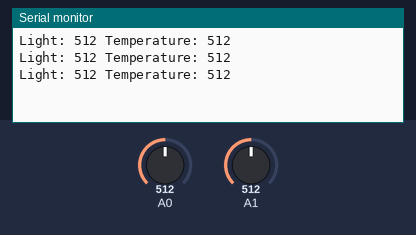
Recording of a sketch running on a simulated Arduino Uno, built with avr-gcc and run on an emulated ATmega328P. Shown: the last lines printed to the serial monitor. Inputs (shaded band) come from the test bench; at power-on: A0 = 512, A1 = 512.

Above: at 1.3 s.
1.4 s: A0 set to 716
At 1.9 s:
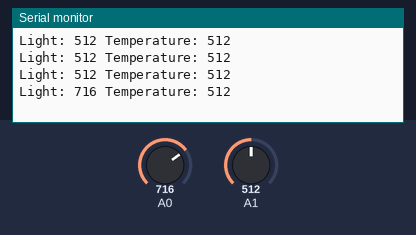
2.9 s: A1 set to 716
At 3.4 s:
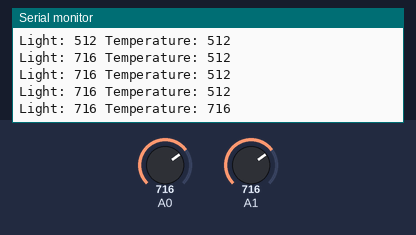
4.4 s: A0 set to 900
At 4.9 s:
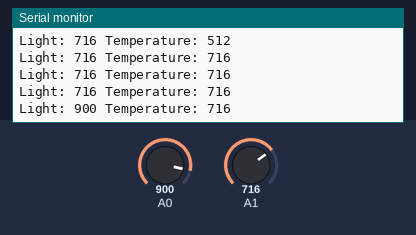
5.9 s: A1 set to 900
At 6.4 s:
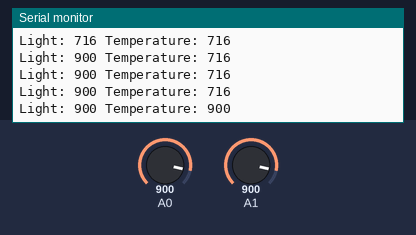
Timing chart, 0 to 8.4 s (numbered marks = the images above; inputs shaded):
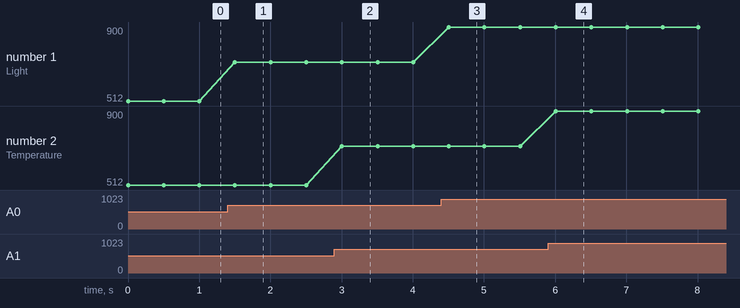

The sketch:

sensor_demo.ino
```cpp
/* (slightly modified) from rover manual */

/* To read the onboard light and temperature sensors, run the code below, then open the serial window at 9600 baud. Ensure the two jumpers are in place*/

int light_value = 0;
int temperature_value = 0;

void setup() {
  Serial.begin(9600);
}

void loop() {
  light_value = analogRead(A0);
  Serial.print("Light: ");
  Serial.print(light_value);

  temperature_value = analogRead(A1);
  Serial.print(" Temperature: ");
  Serial.println(temperature_value);

  delay(500);
}
```

Measured:
- after the input at 1.4 s, the serial monitor: prints a new line after 0.10 s (image 1)
- after the input at 2.9 s, the serial monitor: prints a new line after 0.10 s (image 2)
- after the input at 4.4 s, the serial monitor: prints a new line after 0.11 s (image 3)
- after the input at 5.9 s, the serial monitor: prints a new line after 0.11 s (image 4)
- plotted number 1: 512 → 716 after the input at 1.4 s, 716 → 900 after the input at 4.4 s
